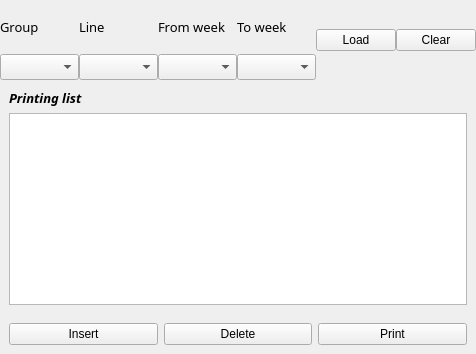
          <widget class="QWidget" name="Print_page_M">
           <layout class="QHBoxLayout" name="horizontalLayout_23">
            <property name="spacing">
             <number>0</number>
            </property>
            <property name="leftMargin">
             <number>0</number>
            </property>
            <property name="topMargin">
             <number>0</number>
            </property>
            <property name="rightMargin">
             <number>0</number>
            </property>
            <property name="bottomMargin">
             <number>0</number>
            </property>
            <item>
             <widget class="QFrame" name="frame_28">
              <property name="frameShape">
               <enum>QFrame::NoFrame</enum>
              </property>
              <layout class="QVBoxLayout" name="verticalLayout_26">
               <property name="spacing">
                <number>0</number>
               </property>
               <property name="leftMargin">
                <number>0</number>
               </property>
               <property name="topMargin">
                <number>0</number>
               </property>
               <property name="rightMargin">
                <number>0</number>
               </property>
               <property name="bottomMargin">
                <number>0</number>
               </property>
               <item>
                <widget class="QFrame" name="frame_29">
                 <property name="minimumSize">
                  <size>
                   <width>0</width>
                   <height>80</height>
                  </size>
                 </property>
                 <property name="maximumSize">
                  <size>
                   <width>16777215</width>
                   <height>80</height>
                  </size>
                 </property>
                 <property name="frameShape">
                  <enum>QFrame::NoFrame</enum>
                 </property>
                 <layout class="QHBoxLayout" name="horizontalLayout_26">
                  <property name="spacing">
                   <number>0</number>
                  </property>
                  <property name="leftMargin">
                   <number>0</number>
                  </property>
                  <property name="topMargin">
                   <number>0</number>
                  </property>
                  <property name="rightMargin">
                   <number>0</number>
                  </property>
                  <property name="bottomMargin">
                   <number>0</number>
                  </property>
                  <item>
                   <widget class="QFrame" name="frame_36">
                    <property name="frameShape">
                     <enum>QFrame::NoFrame</enum>
                    </property>
                    <layout class="QHBoxLayout" name="horizontalLayout_25">
                     <property name="spacing">
                      <number>0</number>
                     </property>
                     <property name="leftMargin">
                      <number>0</number>
                     </property>
                     <property name="topMargin">
                      <number>0</number>
                     </property>
                     <property name="rightMargin">
                      <number>0</number>
                     </property>
                     <property name="bottomMargin">
                      <number>0</number>
                     </property>
                     <item>
                      <widget class="QFrame" name="frame_32">
                       <property name="maximumSize">
                        <size>
                         <width>100</width>
                         <height>16777215</height>
                        </size>
                       </property>
                       <property name="frameShape">
                        <enum>QFrame::NoFrame</enum>
                       </property>
                       <layout class="QVBoxLayout" name="verticalLayout_28">
                        <property name="spacing">
                         <number>0</number>
                        </property>
                        <property name="leftMargin">
                         <number>0</number>
                        </property>
                        <property name="topMargin">
                         <number>0</number>
                        </property>
                        <property name="rightMargin">
                         <number>0</number>
                        </property>
                        <property name="bottomMargin">
                         <number>0</number>
                        </property>
                        <item>
                         <widget class="QLabel" name="label_34">
                          <property name="font">
                           <font>
                            <family>Rockwell</family>
                            <pointsize>10</pointsize>
                            <weight>50</weight>
                            <italic>false</italic>
                            <bold>false</bold>
                           </font>
                          </property>
                          <property name="text">
                           <string>Group</string>
                          </property>
                         </widget>
                        </item>
                        <item>
                         <widget class="QComboBox" name="Group_cbb_PF">
                          <property name="minimumSize">
                           <size>
                            <width>0</width>
                            <height>20</height>
                           </size>
                          </property>
                          <property name="font">
                           <font>
                            <family>Rockwell</family>
                            <pointsize>10</pointsize>
                           </font>
                          </property>
                         </widget>
                        </item>
                       </layout>
                      </widget>
                     </item>
                     <item>
                      <widget class="QFrame" name="frame_33">
                       <property name="maximumSize">
                        <size>
                         <width>100</width>
                         <height>16777215</height>
                        </size>
                       </property>
                       <property name="frameShape">
                        <enum>QFrame::NoFrame</enum>
                       </property>
                       <layout class="QVBoxLayout" name="verticalLayout_29">
                        <property name="spacing">
                         <number>0</number>
                        </property>
                        <property name="leftMargin">
                         <number>0</number>
                        </property>
                        <property name="topMargin">
                         <number>0</number>
                        </property>
                        <property name="rightMargin">
                         <number>0</number>
                        </property>
                        <property name="bottomMargin">
                         <number>0</number>
                        </property>
                        <item>
                         <widget class="QLabel" name="label_35">
                          <property name="font">
                           <font>
                            <family>Rockwell</family>
                            <pointsize>10</pointsize>
                           </font>
                          </property>
                          <property name="text">
                           <string>Line</string>
                          </property>
                         </widget>
                        </item>
                        <item>
                         <widget class="QComboBox" name="Line_cbb_PF">
                          <property name="minimumSize">
                           <size>
                            <width>0</width>
                            <height>20</height>
                           </size>
                          </property>
                          <property name="font">
                           <font>
                            <family>Rockwell</family>
                            <pointsize>10</pointsize>
                           </font>
                          </property>
                         </widget>
                        </item>
                       </layout>
                      </widget>
                     </item>
                     <item>
                      <widget class="QFrame" name="frame_34">
                       <property name="maximumSize">
                        <size>
                         <width>100</width>
                         <height>16777215</height>
                        </size>
                       </property>
                       <property name="frameShape">
                        <enum>QFrame::NoFrame</enum>
                       </property>
                       <layout class="QVBoxLayout" name="verticalLayout_30">
                        <property name="spacing">
                         <number>0</number>
                        </property>
                        <property name="leftMargin">
                         <number>0</number>
                        </property>
                        <property name="topMargin">
                         <number>0</number>
                        </property>
                        <property name="rightMargin">
                         <number>0</number>
                        </property>
                        <property name="bottomMargin">
                         <number>0</number>
                        </property>
                        <item>
                         <widget class="QLabel" name="label_36">
                          <property name="font">
                           <font>
                            <family>Rockwell</family>
                            <pointsize>10</pointsize>
                           </font>
                          </property>
                          <property name="text">
                           <string>From week</string>
                          </property>
                         </widget>
                        </item>
                        <item>
                         <widget class="QComboBox" name="FomWeek_cbb_PF">
                          <property name="minimumSize">
                           <size>
                            <width>0</width>
                            <height>20</height>
                           </size>
                          </property>
                          <property name="font">
                           <font>
                            <family>Rockwell</family>
                            <pointsize>10</pointsize>
                           </font>
                          </property>
                         </widget>
                        </item>
                       </layout>
                      </widget>
                     </item>
                     <item>
                      <widget class="QFrame" name="frame_35">
                       <property name="maximumSize">
                        <size>
                         <width>100</width>
                         <height>16777215</height>
                        </size>
                       </property>
                       <property name="frameShape">
                        <enum>QFrame::NoFrame</enum>
                       </property>
                       <layout class="QVBoxLayout" name="verticalLayout_31">
                        <property name="spacing">
                         <number>0</number>
                        </property>
                        <property name="leftMargin">
                         <number>0</number>
                        </property>
                        <property name="topMargin">
                         <number>0</number>
                        </property>
                        <property name="rightMargin">
                         <number>0</number>
                        </property>
                        <property name="bottomMargin">
                         <number>0</number>
                        </property>
                        <item>
                         <widget class="QLabel" name="label_37">
                          <property name="font">
                           <font>
                            <family>Rockwell</family>
                            <pointsize>10</pointsize>
                           </font>
                          </property>
                          <property name="text">
                           <string>To week</string>
                          </property>
                         </widget>
                        </item>
                        <item>
                         <widget class="QComboBox" name="ToWeek_cbb_PF">
                          <property name="minimumSize">
                           <size>
                            <width>0</width>
                            <height>20</height>
                           </size>
                          </property>
                          <property name="font">
                           <font>
                            <family>Rockwell</family>
                            <pointsize>10</pointsize>
                           </font>
                          </property>
                         </widget>
                        </item>
                       </layout>
                      </widget>
                     </item>
                     <item>
                      <widget class="QPushButton" name="Load_btn">
                       <property name="maximumSize">
                        <size>
                         <width>100</width>
                         <height>16777215</height>
                        </size>
                       </property>
                       <property name="text">
                        <string>Load</string>
                       </property>
                       <property name="icon">
                        <iconset>
                         <normaloff>../../../../Icons/databaseExport.ico</normaloff>../../../../Icons/databaseExport.ico</iconset>
                       </property>
                       <property name="iconSize">
                        <size>
                         <width>25</width>
                         <height>25</height>
                        </size>
                       </property>
                      </widget>
                     </item>
                     <item>
                      <widget class="QPushButton" name="Clear_btn">
                       <property name="maximumSize">
                        <size>
                         <width>100</width>
                         <height>16777215</height>
                        </size>
                       </property>
                       <property name="text">
                        <string>Clear</string>
                       </property>
                       <property name="icon">
                        <iconset>
                         <normaloff>../../../../../program/Icons/Clear.ico</normaloff>../../../../../program/Icons/Clear.ico</iconset>
                       </property>
                      </widget>
                     </item>
                    </layout>
                   </widget>
                  </item>
                  <item>
                   <widget class="QFrame" name="frame_37">
                    <property name="frameShape">
                     <enum>QFrame::NoFrame</enum>
                    </property>
                    <widget class="QPushButton" name="Register_form_btn">
                     <property name="geometry">
                      <rect>
                       <x>20</x>
                       <y>20</y>
                       <width>131</width>
                       <height>33</height>
                      </rect>
                     </property>
                     <property name="minimumSize">
                      <size>
                       <width>0</width>
                       <height>33</height>
                      </size>
                     </property>
                     <property name="text">
                      <string>Register New Form</string>
                     </property>
                     <property name="icon">
                      <iconset>
                       <normaloff>../../../../Icons/new_register.ico</normaloff>../../../../Icons/new_register.ico</iconset>
                     </property>
                     <property name="iconSize">
                      <size>
                       <width>25</width>
                       <height>25</height>
                      </size>
                     </property>
                    </widget>
                    <widget class="QPushButton" name="Update_form_btn">
                     <property name="geometry">
                      <rect>
                       <x>170</x>
                       <y>20</y>
                       <width>131</width>
                       <height>33</height>
                      </rect>
                     </property>
                     <property name="minimumSize">
                      <size>
                       <width>0</width>
                       <height>33</height>
                      </size>
                     </property>
                     <property name="text">
                      <string>Update Form</string>
                     </property>
                     <property name="icon">
                      <iconset>
                       <normaloff>../../../../Icons/reset.ico</normaloff>../../../../Icons/reset.ico</iconset>
                     </property>
                     <property name="iconSize">
                      <size>
                       <width>25</width>
                       <height>25</height>
                      </size>
                     </property>
                    </widget>
                   </widget>
                  </item>
                 </layout>
                </widget>
               </item>
               <item>
                <widget class="QFrame" name="frame_30">
                 <property name="frameShape">
                  <enum>QFrame::NoFrame</enum>
                 </property>
                 <layout class="QHBoxLayout" name="horizontalLayout_27">
                  <property name="spacing">
                   <number>10</number>
                  </property>
                  <property name="leftMargin">
                   <number>0</number>
                  </property>
                  <property name="topMargin">
                   <number>0</number>
                  </property>
                  <property name="rightMargin">
                   <number>0</number>
                  </property>
                  <property name="bottomMargin">
                   <number>0</number>
                  </property>
                  <item>
                   <widget class="QFrame" name="frame_38">
                    <property name="frameShape">
                     <enum>QFrame::NoFrame</enum>
                    </property>
                    <layout class="QVBoxLayout" name="verticalLayout_27">
                     <item>
                      <widget class="QLabel" name="label_38">
                       <property name="font">
                        <font>
                         <family>Rockwell</family>
                         <pointsize>10</pointsize>
                         <weight>75</weight>
                         <italic>true</italic>
                         <bold>true</bold>
                        </font>
                       </property>
                       <property name="text">
                        <string>Printing list</string>
                       </property>
                      </widget>
                     </item>
                     <item>
                      <widget class="QTableWidget" name="print_record_table"/>
                     </item>
                    </layout>
                   </widget>
                  </item>
                 </layout>
                </widget>
               </item>
               <item>
                <widget class="QFrame" name="frame_31">
                 <property name="minimumSize">
                  <size>
                   <width>0</width>
                   <height>30</height>
                  </size>
                 </property>
                 <property name="frameShape">
                  <enum>QFrame::NoFrame</enum>
                 </property>
                 <layout class="QHBoxLayout" name="horizontalLayout_24">
                  <item>
                   <widget class="QPushButton" name="insert_row_btn_PF">
                    <property name="text">
                     <string>Insert</string>
                    </property>
                    <property name="icon">
                     <iconset>
                      <normaloff>../../../../Icons/plus.ico</normaloff>../../../../Icons/plus.ico</iconset>
                    </property>
                    <property name="iconSize">
                     <size>
                      <width>25</width>
                      <height>25</height>
                     </size>
                    </property>
                   </widget>
                  </item>
                  <item>
                   <widget class="QPushButton" name="del_row_btn_PF">
                    <property name="text">
                     <string>Delete</string>
                    </property>
                    <property name="icon">
                     <iconset>
                      <normaloff>../../../../Icons/delete.ico</normaloff>../../../../Icons/delete.ico</iconset>
                    </property>
                    <property name="iconSize">
                     <size>
                      <width>25</width>
                      <height>25</height>
                     </size>
                    </property>
                   </widget>
                  </item>
                  <item>
                   <widget class="QPushButton" name="print_PF">
                    <property name="text">
                     <string>Print</string>
                    </property>
                    <property name="icon">
                     <iconset>
                      <normaloff>../../../../Icons/print.ico</normaloff>../../../../Icons/print.ico</iconset>
                    </property>
                    <property name="iconSize">
                     <size>
                      <width>25</width>
                      <height>25</height>
                     </size>
                    </property>
                   </widget>
                  </item>
                 </layout>
                </widget>
               </item>
              </layout>
             </widget>
            </item>
           </layout>
          </widget>
